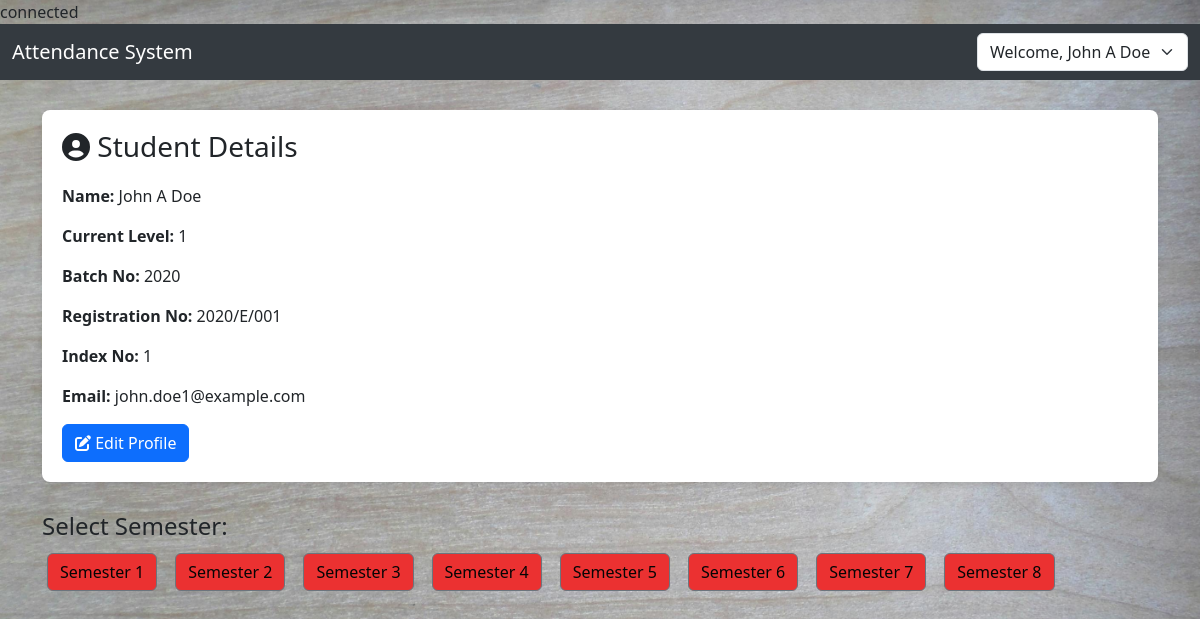
/inc/student/student.php?user_id=1, run on the app's committed database.
### tables this page shows
CREATE TABLE `user` (
  `user_id` int(5) NOT NULL,
  `first_name` varchar(20) NOT NULL,
  `middle_name` varchar(20) NOT NULL,
  `last_name` varchar(20) NOT NULL,
  `email` varchar(30) NOT NULL,
  `password` varchar(20) NOT NULL,
  `role` enum('student','lecture','management assistant') NOT NULL,
  `status` enum('active','pending','deactivated') NOT NULL
);

CREATE TABLE `student` (
  `student_id` int(5) NOT NULL,
  `index_no` varchar(10) NOT NULL,
  `reg_no` varchar(10) NOT NULL,
  `batch_no` int(4) NOT NULL,
  `current_level` int(3) NOT NULL
);

### inc/student/student.php (the view, shortened to what this page needs)
<!DOCTYPE html>
<html lang="en">
<head>
    <link href="https://cdn.jsdelivr.net/npm/bootstrap@5.3.0/dist/css/bootstrap.min.css" rel="stylesheet">
    <link href="https://cdnjs.cloudflare.com/ajax/libs/font-awesome/6.4.0/css/all.min.css" rel="stylesheet">
</head>
<body>
    <?php require_once('../connection.php'); ?>
    <?php
    if (isset($_GET['user_id'])) {
        $user_id = $_GET['user_id'];
    } elseif (isset($_POST['user_id'])) {
        $user_id = $_POST['user_id'];
    } else {
        die("User ID not specified.");
    }
    $user_id = mysqli_real_escape_string($connection, $user_id);
    $query = "SELECT `email`, `first_name`, `middle_name`, `last_name` FROM `user` WHERE `user_id` = $user_id";
    $record = mysqli_query($connection, $query);
    if ($record) {
        $result = mysqli_fetch_assoc($record);
        $name = htmlspecialchars($result['first_name'] . " " . $result['middle_name'] . " " . $result['last_name']);
        $email = htmlspecialchars($result['email']);
    } else {
        echo "<div class='alert alert-danger'>Error fetching user data.</div>";
    }
    $query = "SELECT `current_level`, `batch_no`,`reg_no`,`index_no` FROM `student` WHERE `student_id`='$user_id'";
    $record2 = mysqli_query($connection, $query);
    if ($record2) {
        $result = mysqli_fetch_assoc($record2);
        $current_level = htmlspecialchars($result['current_level']);
        $batch_no = htmlspecialchars($result['batch_no']);
        $reg_no = htmlspecialchars($result['reg_no']);
        $index_no = htmlspecialchars($result['index_no']);
    }
    ?>
    <nav class="navbar navbar-expand-lg navbar-dark">
        <div class="container-fluid">
            <a class="navbar-brand" href="#">Attendance System</a>
            <div class="collapse navbar-collapse justify-content-end" id="navbarNavDropdown">
                <ul class="navbar-nav">
                    <li class="nav-item dropdown">
                        <form method="post" class="d-flex align-items-center">
                            <select class="form-select" name="wh" onchange="this.form.submit()">
                                <option selected disabled>Welcome, <?php echo $name; ?></option>
                            </select>
                        </form>
                    </li>
                </ul>
            </div>
        </div>
    </nav>
    <div class="container">
        <div class="user-info">
            <h3><i class="fas fa-user-circle"></i> Student Details</h3>
            <p><strong>Name:</strong> <?php echo $name; ?></p>
            <p><strong>Current Level:</strong> <?php echo $current_level; ?></p>
            <p><strong>Batch No:</strong> <?php echo $batch_no; ?></p>
            <p><strong>Registration No:</strong> <?php echo $reg_no; ?></p>
            <p><strong>Index No:</strong> <?php echo $index_no; ?></p>
            <p><strong>Email:</strong> <?php echo $email; ?></p>
            <form method="post" class="mt-3">
                <button type="submit" name="edit" class="btn btn-primary"><i class="fas fa-edit"></i> Edit Profile</button>
            </form>
        </div>
        <div class="semester-selection mb-4">
            <h4>Select Semester:</h4>
            <div class="semester-buttons d-flex flex-wrap">
                <?php
                for ($i = 1; $i <= 8; $i++) {
                    echo '
                    <form action="student.php" method="post" class="me-2 mb-2">
                        <input type="hidden" name="user_id" value="' . htmlspecialchars($user_id) . '">
                        <button type="submit" name="sem" value="Semester ' . $i . '" class="btn btn-outline-secondary">
                            Semester ' . $i . '
                        </button>
                    </form>
                    ';
                }
                ?>
            </div>
        </div>
    </div>
</body>
</html>

### inc/student/student.php (style rules this page uses)
body { font-family: 'Segoe UI', Tahoma, Geneva, Verdana, sans-serif; background-color: #f8f9fa; background-image: url('image1.jpg'); background-size: cover; background-position: center; background-attachment: fixed; }
.navbar { background-color: #343a40; }
.navbar-brand, .nav-link, .dropdown-item { color: #ffffff !important; }
.container { margin-top: 30px; }
.user-info { background-color: #ffffff; padding: 20px; border-radius: 8px; box-shadow: 0 2px 8px rgba(0, 0, 0, 0.1); margin-bottom: 30px; }
.user-info h3 { margin-bottom: 20px; }
.semester-buttons .btn { margin: 5px; color: #050505; background-color: #eb3131; }

### data on the page
user: name "John A Doe", email "john.doe1@example.com"
student: current_level "1", batch_no "2020", reg_no "2020/E/001", index_no "1"
